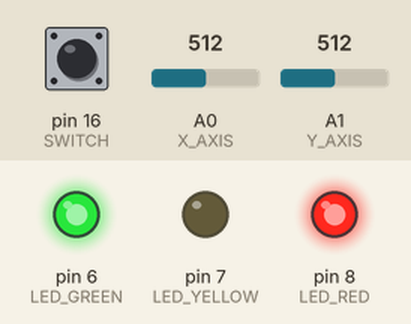
Recording of a sketch running on a simulated Arduino Uno, built with avr-gcc and run on an emulated ATmega328P. On the bench: output pins drawn as LEDs (lit = HIGH). Inputs (shaded band) come from the test bench; at power-on: pin 16 (SWITCH) HIGH, A0 (X_AXIS) = 512, A1 (Y_AXIS) = 512. No radio packets arrive unless stated.

Above: at 1.2 s.
1.3 s: pin 16 (SWITCH) pulled LOW for 0.15 s
At 1.9 s:
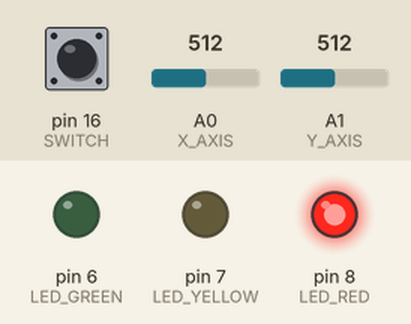
2.9 s: pin 16 (SWITCH) pulled LOW for 1 s
At 3.6 s:
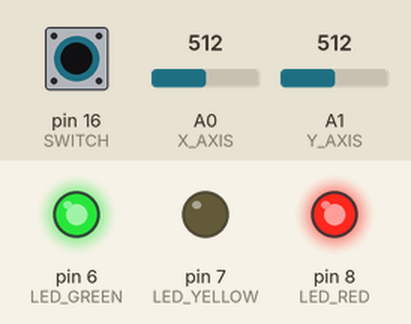
5.4 s: pin 16 (SWITCH) pulled LOW for 3.2 s
At 6.1 s:
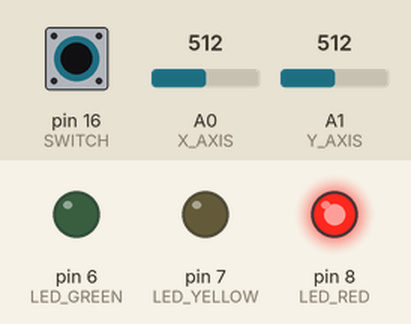
Timing chart, 0 to 8.4 s (numbered marks = the images above; inputs shaded):
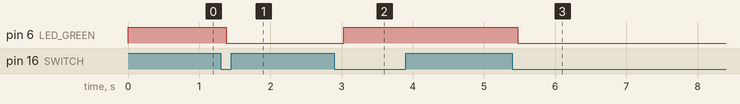

The sketch:

program_remote_control.ino
```cpp
/*!
 * @file program_remote_control.ino
 * @author Michał Dołharz
*/

#include <RF24.h>
#include <SPI.h>
#include <nRF24L01.h>

// Defines
#define LED_GREEN 6  //!< A green led vcc pin.
#define LED_YELLOW 7 //!< A yellow led vcc pin.
#define LED_RED 8    //!< A red led vcc pin.
#define CE 9         //!< A nRF24L01 CK (chip enable, transfer/receive) pin.
#define CSN 10       //!< A nRF24L01 CSN (chip select, send/read SPI commands) pin.
#define X_AXIS 14    //!< A joystick X axis pin.
#define Y_AXIS 15    //!< A joystick Y axis pin.
#define SWITCH 16    //!< A joystick switch pin.

// Variables
const uint64_t pipe = 0x8392b5ac58LL; //!< A pipe address, same as in the robot program.
RF24 radio(CE, CSN);                  //!< A RF24 object, communicates with an other nRF24L01 device.
int data[2];                          //!< A data to be transfered to an other device.
bool sensorStatus = true;             //!< A status of sensor. Active or inactive. Red LED. Currenty not used.
bool remoteStatus = true;             //!< A status of remote control mode. Green LED. Active of inactive.
bool otherStatus = false;             //!< An other status. Yellow LED. Currently not used.
int menuFlag = 0;                     //!< A flag of current menu option. Currently not used.

/*!
 * @brief Setup funtion.
 */
void setup()
{

    // Set pin modes
    pinMode(LED_GREEN, OUTPUT);
    pinMode(LED_YELLOW, OUTPUT);
    pinMode(LED_RED, OUTPUT);
    pinMode(SWITCH, INPUT_PULLUP);

    Serial.begin(9600);

    // Configure nRF24L01.
    radio.begin();
    radio.setPALevel(RF24_PA_LOW);   // Devices are close, otherwise PA_MAX or PA_HIGH.
    radio.setDataRate(RF24_250KBPS); // Lowest transmission speed.
    radio.openWritingPipe(pipe);     // Channel one.

    digitalWrite(LED_GREEN, remoteStatus); // Remote mode ON information
    digitalWrite(LED_RED, HIGH); // Power ON information.
    //digitalWrite(LED_YELLOW, HIGH); // Power ON information.
    //delay(200);
    //digitalWrite(LED_GREEN, LOW);  // Power ON information.
    //digitalWrite(LED_RED, LOW);    // Power ON information.
    //digitalWrite(LED_YELLOW, LOW); // Power ON information.
}

/*!
 * @brief Never ending loop.
 */
void loop()
{
    //static bool led = false;
    static bool sw = false;
    static int x = 0;
    static int y = 0;
    static unsigned long time;
    static unsigned long timeSaved;

    data[0] = analogRead(X_AXIS);
    data[1] = analogRead(Y_AXIS);

    radio.write(data, sizeof(data));
    delay(100);

    // Check joystick switch
    sw = getSwitchState();

    // If the joystick switch is pressed
    if (sw == true)
    {
        // Simple vibration filtration
        delay(50);

        // Check again if switch is pressed.
        sw = getSwitchState();
        if (sw == true)
        {
            remoteStatus = !remoteStatus;
            data[0] = -1;           // Value that robot recognize as mode change.
            data[1] = remoteStatus; // Mode flag change.

            radio.write(data, sizeof(data));
            digitalWrite(LED_GREEN, remoteStatus);

            // Make sure the button is unpressed.
            while (sw == true)
                sw = getSwitchState();
            /*
            //timeSaved = millis();
            while (sw == false)
            {
                x = analogRead(X_AXIS);
                y = analogRead(Y_AXIS);
                if(x <= 100)
                {
                  menuFlag++;
                  if(menuFlag > 2)
                    menuFlag = 2;
                  while(x <= 100)
                    x = analogRead(X_AXIS);
                }
                else if(x >= 900)
                {
                  menuFlag--;
                  if(menuFlag < 0)
                    menuFlag = 0;
                  while(x >= 900)
                    x = analogRead(X_AXIS);
                }

              if(menuFlag == 0)
                digitalWrite(LED_RED, HIGH);
              if(menuFlag == 1)
                digitalWrite(LED_YELLOW, HIGH);
              if(menuFlag == 2)
                digitalWrite(LED_GREEN, HIGH);


                // Check if led diodes state change is necessary
                if (millis() - timeSaved >= 250UL)
                {
                    led = !led; // state change
                    if(menuFlag != 0)
                      digitalWrite(LED_RED, led);
                    if(menuFlag != 1)
                      digitalWrite(LED_YELLOW, led);
                    if(menuFlag != 2)
                      digitalWrite(LED_GREEN, led);

                    timeSaved = millis();
                }

                // Exit settings
                sw = getSwitchState();
                if (sw == true)
                {
                    delay(50);
                    sw = getSwitchState(); // if sw == true, then it is the end of while() loop
                }
            }

            // Make sure the button is unpressed.
            while (sw == true)
                sw = getSwitchState();

            // Setio diodes to low.
            digitalWrite(LED_RED, LOW);
            digitalWrite(LED_YELLOW, LOW);
            digitalWrite(LED_GREEN, LOW);
            led = false;
            */
        }
    }
}

bool getSwitchState()
{
    return !digitalRead(SWITCH);
}
```

Measured:
- after the input at 1.3 s, pin 6 (LED_GREEN): HIGH → LOW after 0.08 s
- after the input at 2.9 s, pin 6 (LED_GREEN): LOW → HIGH after 0.13 s
- after the input at 5.4 s, pin 6 (LED_GREEN): HIGH → LOW after 0.08 s
